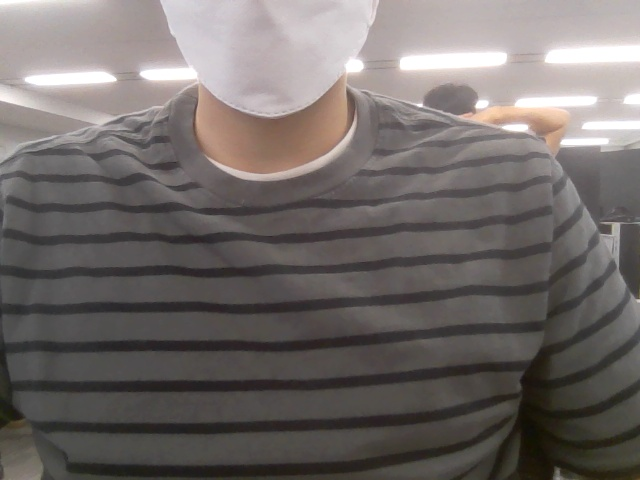
#> input picture testroom/capture.jpg, 640 x 480 px
$ python clahe.py
#> lines starting #> are read from the running program, lines starting #| are printed output that depends on the picture
import cv2
import numpy as np
import matplotlib.pylab as plt

# src = cv2.imread('Images/downtown.png')
src = cv2.imread('testroom/capture.jpg')
#> src is the input picture: shape (480, 640, 3); mean B, G, R 104.6, 106.8, 113.1
src_yuv = cv2.cvtColor(src, cv2.COLOR_BGR2YUV)
#> src_yuv: shape (480, 640, 3); mean of channels 0, 1, 2 108.5, 126.2, 132.2

src_eq = src_yuv.copy()
src_eq[:, :, 0] = cv2.equalizeHist(src_eq[:, :, 0])
#> src_eq: shape (480, 640, 3); mean of channels 0, 1, 2 128.6, 126.2, 132.2
src_eq = cv2.cvtColor(src_eq, cv2.COLOR_YUV2BGR)
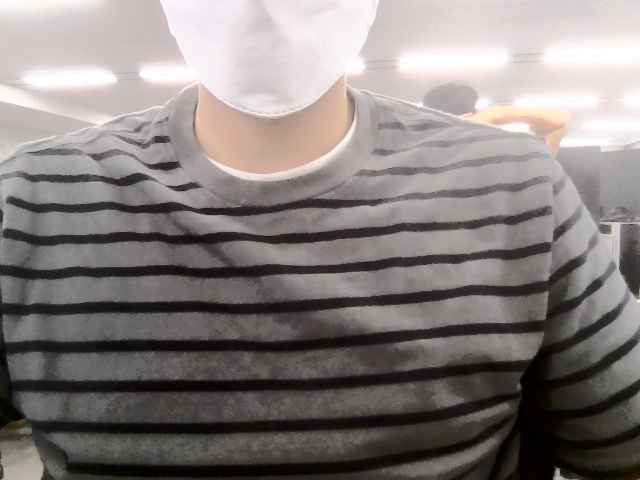
#> src_eq: shape (480, 640, 3); mean B, G, R 125.1, 126.8, 133.4

src_clahe = src_yuv.copy()
clahe = cv2.createCLAHE(clipLimit=3.0, tileGridSize=(8, 8))
src_clahe[:, :, 0] = clahe.apply(src_clahe[:, :, 0])
#> src_clahe: shape (480, 640, 3); mean of channels 0, 1, 2 123, 126.2, 132.2
src_clahe = cv2.cvtColor(src_clahe, cv2.COLOR_YUV2BGR)
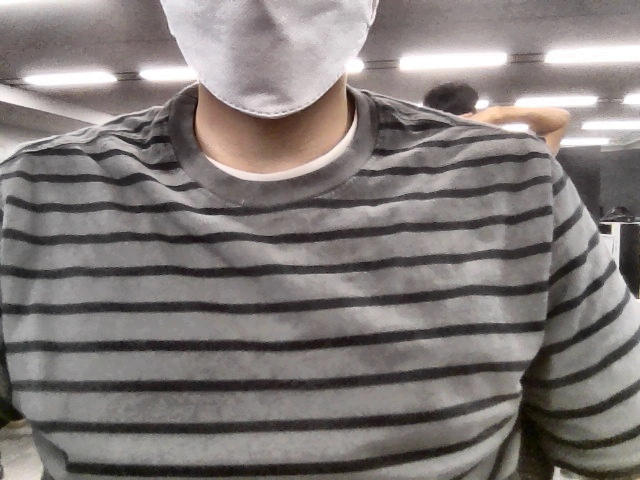
#> src_clahe: shape (480, 640, 3); mean B, G, R 119.4, 121.2, 127.8

dst = np.concatenate((src, src_clahe, src_eq), axis=1)
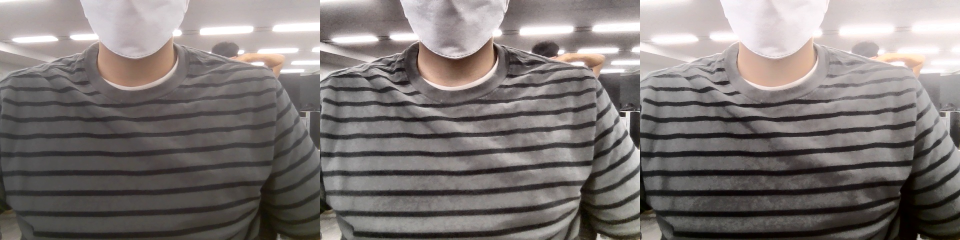
#> dst: shape (480, 1920, 3) (shown at 1/2 size); mean B, G, R 116.4, 118.3, 124.8

dst = cv2.resize(dst, (1920, 1080))
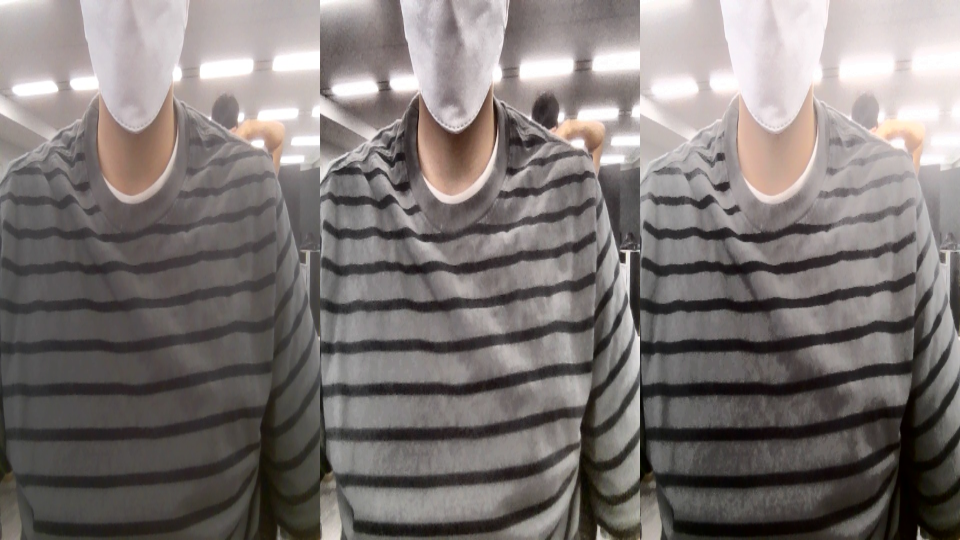
#> dst: shape (1080, 1920, 3) (shown at 1/2 size); mean B, G, R 116.3, 118.2, 124.7

cv2.imshow('dst', dst)
cv2.waitKey(0)
cv2.destroyAllWindows()
